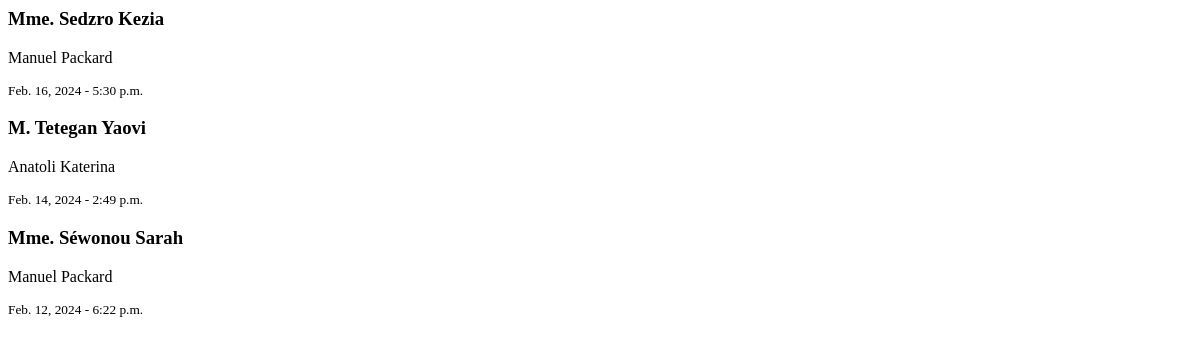
The page /visits/pending/ (signed in) on the database as committed earlier.
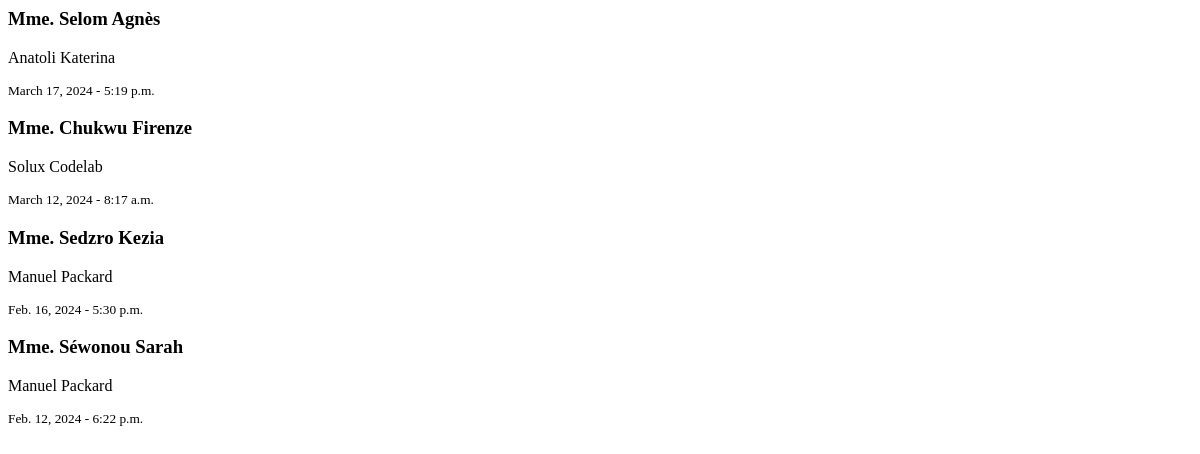
The same page on the database as committed later.
### base/models.py (models this page shows, shortened)
class Visit(models.Model):
    host = models.ForeignKey(CustomUser, on_delete=models.CASCADE)
    first_name = models.CharField(max_length=255)
    last_name = models.CharField(max_length=255)
    sex = models.CharField(max_length=50, choices=genders)
    phone = models.CharField(max_length=255,blank=True, null=True)
    observations = models.TextField(blank=True, null=True)
    email = models.EmailField(max_length=255, null=True, blank=True)
    context = models.CharField(max_length=50, choices=visit_types)
    nationality = models.CharField(
        max_length=255, default='', null=True, blank=True)
    date = models.DateField(default=date.today)
    arrived_at = models.TimeField(default=timezone.now)
    accepted_at = models.TimeField(blank=True, null=True)
    departed_at = models.TimeField(null=True, blank=True)
    id_document = models.CharField(max_length=50,choices=id_types)
    id_number = models.CharField(max_length=50)
    is_accepted = models.BooleanField(default=False)
    is_rejected = models.BooleanField(default=False)
    is_missed = models.BooleanField(default=False)
    status = models.ForeignKey(Status, default=1, on_delete=models.CASCADE)
    signature = models.ImageField(upload_to='signatures/', null=True, blank=True)

### accounts/models.py (models this page shows, shortened)
class CustomUser(AbstractBaseUser, PermissionsMixin):
    email = models.EmailField(db_index=True, unique=True, max_length=255)
    username = models.CharField(
        max_length=255, unique=True, blank=True, null=True)
    first_name = models.CharField(max_length=255)
    last_name = models.CharField(max_length=255)
    address = models.CharField(max_length=255, blank=True, null=True)
    phone = PhoneNumberField(unique=True, blank=True, null=True)
    role = models.ForeignKey(
        Role, on_delete=models.CASCADE, blank=True, null=True,)
    image = models.ImageField(blank=True, null=True, upload_to='users')
    is_active = models.BooleanField(default=True)
    is_staff = models.BooleanField(default=False)
    is_superuser = models.BooleanField(default=False)
    objects = CustomUserManager()
    USERNAME_FIELD = 'email'
    REQUIRED_FIELDS = []

### base/views.py (the view)
# urls.py: path('visits/pending/', pending_visits, name='pending_visits'),
@login_required(login_url='login')
def pending_visits(req):
    user = req.user
    if user.role.sec_level >= 4:
        visits = Visit.objects.filter(status=1).order_by('-date','-arrived_at')
    else:
        visits = Visit.objects.filter(status=1, host=user).order_by('-date','-arrived_at')
    context = {"visits" : visits}
    return render(req, 'base/partials/pending_visits.html', context)

### base/utils.py (called while the page is built)
def h_encode(id):
    return hashids.encode(id)

    def to_url(self, value):
        return h_encode(value)

### base/templates/base/partials/pending_visits.html
{% if not visits %}
<div
  class="p-20 bg-white w-full h-full rounded-xl flex-col text-center text-black m-auto"
>
  <i class="fa-solid fa-folder-open text-gray-300 text-7xl"></i>
  <p class="mt-2 p-2 rounded-lg bg-gray-50 text-md text-center">
    Aucune visite en attente
  </p>
</div>
{% else %}
<div class="grid md:grid-cols-2 xl:grid-cols-3 2xl:grid-cols-4 gap-2">
  {% for obj in visits %}
  {% include 'base/components/visit_card_gen.html' %}
  {% endfor %}
</div>
{% endif %}

### base/templates/base/components/visit_card_gen.html
<div
  hx-get="{% url 'visit_alt' obj.id %}"
  hx-target="#basic_dialog"
  class="p-3 h-full border hover:border-purple-400 hover:shadow-md rounded-md cursor-pointer"
>
  <h3 class="font-bold text-black text-md">
    {% if obj.sex == 'male' %} M. {% else %} Mme. {% endif %}
    {{obj.last_name}} {{obj.first_name}}
  </h3>
  <p class="text-xs">{{obj.host.last_name}} {{obj.host.first_name}}</p>
  <small class="text-xs">{{obj.date}} - {{obj.arrived_at}}</small>
</div>

Rows that differ between the two databases and show on the page:
no longer on this page (row edited): Visit: sex "M.", last_name "Tetegan", first_name "Yaovi", host.last_name "Anatoli", host.first_name "Katerina", date "Feb. 14, 2024", arrived_at "2:49 p.m."
added Visit: sex "Mme.", last_name "Selom", first_name "Agnès", host.last_name "Anatoli", host.first_name "Katerina", date "March 17, 2024", arrived_at "5:19 p.m."
added Visit: sex "Mme.", last_name "Chukwu", first_name "Firenze", host.last_name "Solux", host.first_name "Codelab", date "March 12, 2024", arrived_at "8:17 a.m."
